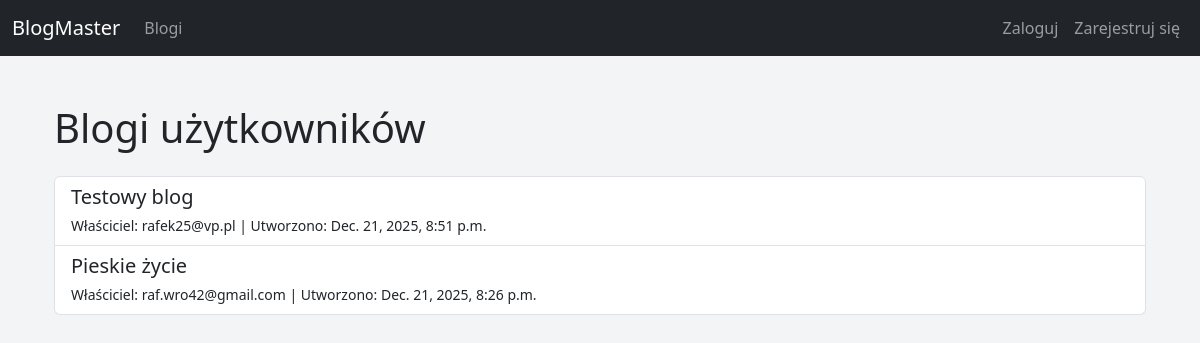
The page /blogs/ on the database as committed earlier.
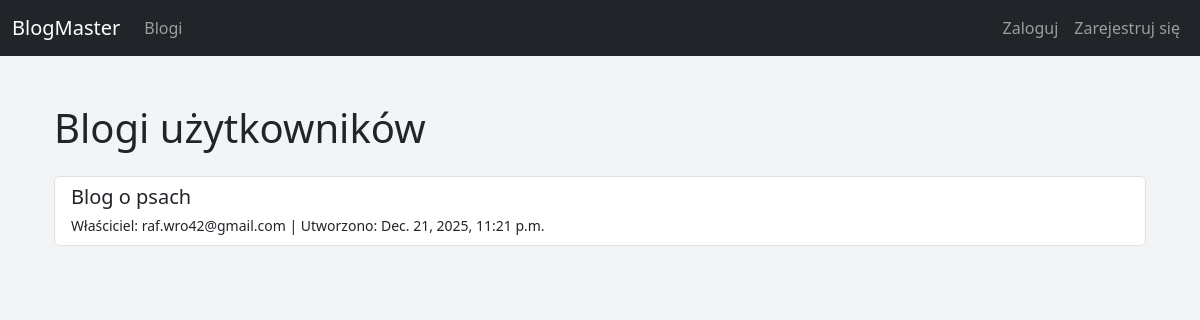
The same page on the database as committed later.
### blogs/models.py (models this page shows, shortened)
class Blog(models.Model):
    owner = models.ForeignKey(User, on_delete=models.CASCADE, related_name='blogs')
    title = models.CharField(max_length=200)
    description = models.TextField(blank=True)
    created_at = models.DateTimeField(auto_now_add=True)

### accounts/models.py (models this page shows, shortened)
class CustomUser(AbstractBaseUser, PermissionsMixin):
    email = models.EmailField(unique=True)
    date_joined = models.DateTimeField(default=timezone.now)
    is_active = models.BooleanField(default=True)
    is_staff = models.BooleanField(default=False)
    USERNAME_FIELD = "email"
    REQUIRED_FIELDS = []  # nie wymagamy nic więcej przy tworzeniu superusera
    objects = CustomUserManager()

### blogs/views.py (the view)
# urls.py: path('', views.blog_list, name='blog_list'),
def blog_list(request):
    blogs = Blog.objects.order_by('-created_at')
    return render(request, 'blogs/blog_list.html', {'blogs': blogs})

### blogs/templates/blogs/blog_list.html (shortened to what this page needs)
{% extends 'base.html' %}
{% block content %}
<div class="container mt-4">
    <h1 class="mb-4">Blogi użytkowników</h1>
    {% if blogs %}
        <div class="list-group">
            {% for blog in blogs %}
                <a href="{% url 'blog_detail' blog.id %}" class="list-group-item list-group-item-action">
                    <h5 class="mb-1">{{ blog.title }}</h5>
                    <small>
                        Właściciel: {{ blog.owner.email }} |
                        Utworzono: {{ blog.created_at }}
                    </small>
                </a>
            {% endfor %}
        </div>
    {% else %}
        <p>Brak blogów do wyświetlenia.</p>
    {% endif %}
</div>
{% endblock %}

Rows that differ between the two databases and show on the page:
removed Blog: title "Testowy blog", owner.email "rafek25@vp.pl", created_at "Dec. 21, 2025, 8:51 p.m."
removed Blog: title "Pieskie życie", owner.email "raf.wro42@gmail.com", created_at "Dec. 21, 2025, 8:26 p.m."
added Blog: title "Blog o psach", owner.email "raf.wro42@gmail.com", created_at "Dec. 21, 2025, 11:21 p.m."
